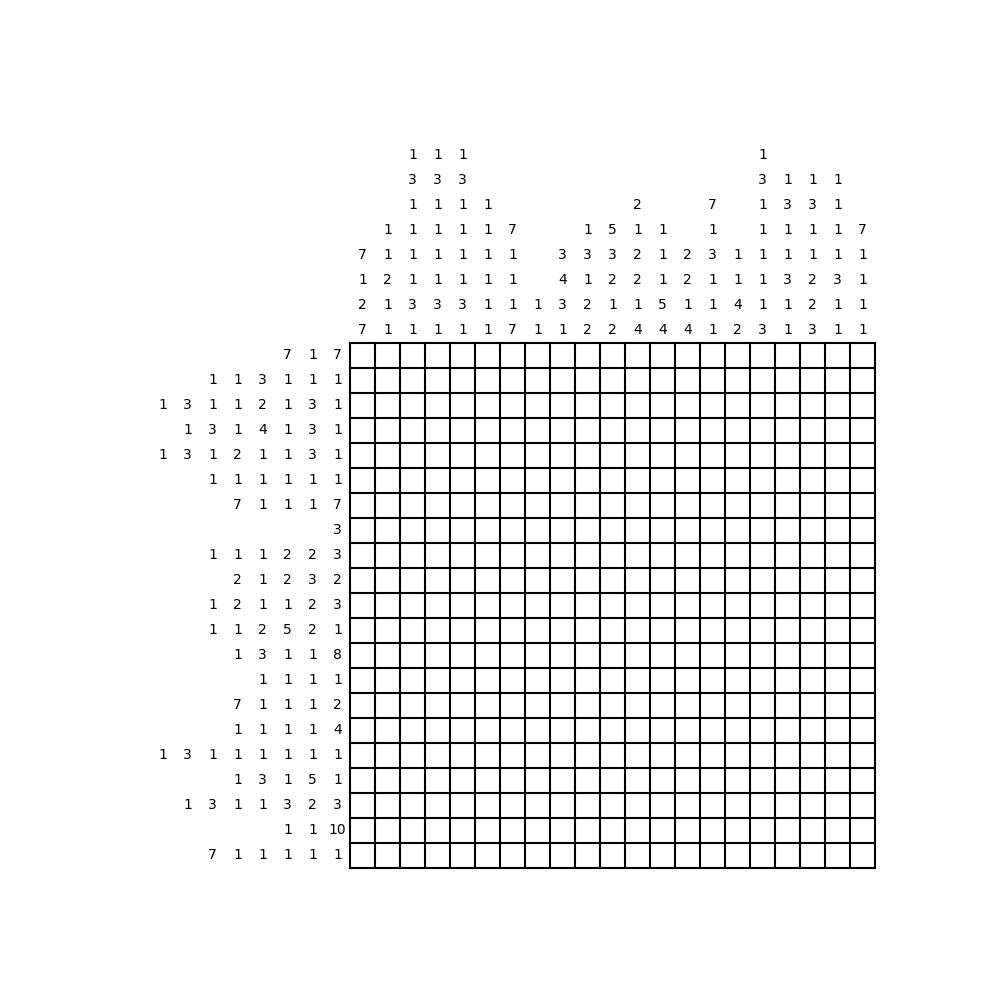

Reproduce this figure in Python.
import numpy as np
import matplotlib.pyplot as plt
from matplotlib.pyplot import savefig
import qrcode


def qr_matrix(data):
    qr = qrcode.QRCode(version=1, box_size=1, border=1)
    qr.add_data(data)
    return np.asarray(qr.get_matrix(), dtype=int)


def _rle(matrix):
    # find run start and ends
    d = np.diff(matrix)
    row, start_pos = np.where(d > 0)
    _, end_pos = np.where(d < 0)
    # find run lengths
    run_lengths = end_pos - start_pos
    # split runs from different rows into separate arrays
    split_on = np.cumsum(np.bincount(row - 1))[:-1]
    return np.split(run_lengths, split_on)


def run_length_encode(matrix):
    rle_row = _rle(matrix)
    rle_col = _rle(matrix.T)
    return rle_row, rle_col


def nonogram_qr(data):
    qr = qr_matrix(data)
    row_rle, col_rle = run_length_encode(qr)
    shape = np.array(qr.shape) - 2
    return shape, row_rle, col_rle


def draw_nonogram(shape, row_rle, col_rle):
    r, c = shape
    f = open("qr.griddler", "w")

    f.write("MK Version 3.0")
    f.write("\n")
    f.write("\n")

    f.write(str(r) + " " + str(c))
    f.write("\n")
    f.write("\n")

    q = np.zeros((r, c), dtype=int)
    for qq in q:
        f.write(str(qq)[1:-1].replace("0", "?"))
        f.write("\n")
    f.write("\n")

    for col in col_rle:
        f.writelines(str(col[::-1])[1:-1])
        f.write("\n")

    f.write("\n")
    for row in row_rle:
        f.writelines(str(row[::-1])[1:-1])
        f.write("\n")

    fig, ax = plt.subplots(figsize=(10, 10))
    plt.axis("off")
    plt.axis("equal")
    # draw the grid for the nonogram:
    for i in range(r + 1):
        ax.plot([0, c], [-i, -i], "k-")
    for j in range(c + 1):
        ax.plot([j, j], [0, -r], "k-")

    # draw the numbers onto the grid
    for i, row in enumerate(row_rle):
        for idx, val in enumerate(row[::-1]):

            ax.annotate(xy=(-idx - 0.5, -i - 0.5), text=val, ha="center", va="center")
    for j, col in enumerate(col_rle):
        for idx, val in enumerate(col[::-1]):
            ax.annotate(xy=(j + 0.5, idx + 0.5), text=val, ha="center", va="center")

    # adjust x and y limits
    lim_left = max([len(x) for x in row_rle + col_rle]) + 1
    lim_right = max(r, c) + 1
    ax.set_xlim(-lim_left, lim_right)
    ax.set_ylim(-lim_right, lim_left)
    return ax


name = input("请输入二维码内容:")
ax = draw_nonogram(*nonogram_qr(name))
savefig("nonogram.jpg")
